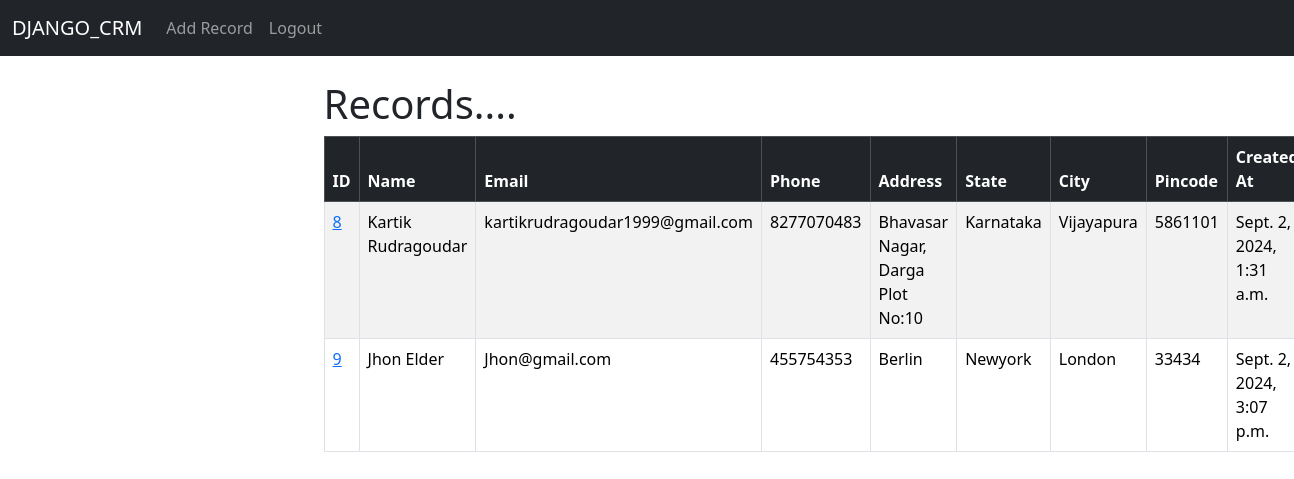
The app's page / (signed in) with its own data.
### website/models.py (models this page shows, shortened)
class Record(models.Model):
    created_at = models.DateTimeField(auto_now_add=True)
    first_name = models.CharField(max_length=50)
    last_name = models.CharField(max_length=50)
    address = models.CharField(max_length=100)
    state = models.CharField(max_length=50)
    city = models.CharField(max_length=50)
    pincode = models.CharField(max_length=20)
    email_address = models.CharField(max_length=50)
    phone_no = models.CharField(max_length=10)

### website/views.py (the view)
# urls.py: 2. Add a URL to urlpatterns:  path('', views.home, name='home')
def home(request):
    records = Record.objects.all()
    if request.method == 'POST':
        user_name = request.POST['username']
        password = request.POST['password']
        user = authenticate(request, username=user_name, password=password)
        if user is not None:
            login(request, user)
            messages.success(request,"You Have Successfully Logged In!")
            return redirect('home')
        else:
            messages.success(request, "There was An Error Logging In......., Please Try Again........")
            return redirect('home')
    else:
        return render(request,'website/home.html',{'records':records})

### website/templates/website/home.html (shortened to what this page needs)
{% extends "layout.html" %}
{% block content %}
    <div class="col-md-6 offset-md-3">
        {% if user.is_authenticated %}
           <h1>Records....</h1>
           <table class="table table-striped table-hover table-bordered">
            <thead class="table-dark">
              <tr>
                <th scope="col">ID</th>
                <th scope="col">Name</th>
                <th scope="col">Email</th>
                <th scope="col">Phone</th>
                <th scope="col">Address</th>
                <th scope="col">State</th>
                <th scope="col">City</th>
                <th scope="col">Pincode</th>
                <th scope="col">Created At</th>
              </tr>
            </thead>
            <tbody>
              {% if records %}
              {% for record in records %}
              <tr>
                    <td><a href="{% url 'record' record.id %}">{{record.id}}</a></td>
                    <td>
                      {{record.first_name}}
                      {{record.last_name}}
                    </td>
                    <td>{{record.email_address}}</td>
                    <td>{{record.phone_no}}</td>
                    <td>{{record.address}}</td>
                    <td>{{record.state}}</td>
                    <td>{{record.city}}</td>
                    <td>{{record.pincode}}</td>
                    <td>{{record.created_at}}</td>
              </tr>
              {% endfor %}
             {% endif %}
            </tbody>
            </table>
    {% endif %}
{% endblock %}

### website/templates/layout.html (shortened to what this page needs)
<!doctype html>
<html lang="en">
  <head>
    <link href="https://cdn.jsdelivr.net/npm/bootstrap@5.3.3/dist/css/bootstrap.min.css" rel="stylesheet">
  </head>
  <body>
    {% include "website/navbar.html" %}
    <div>
        <br>
        {% block content %}
        {% endblock %}
    </div>
  </body>
</html>

### website/templates/website/navbar.html (shortened to what this page needs)
<nav class="navbar navbar-expand-lg navbar-dark bg-dark">
    <div class="container-fluid">
      <a class="navbar-brand" href="{% url 'home' %}">DJANGO_CRM</a>
      <div class="collapse navbar-collapse" id="navbarSupportedContent">
        <ul class="navbar-nav me-auto mb-2 mb-lg-0">
          {% if user.is_authenticated %}
          <li class="nav-item">
            <a class="nav-link" href="{% url 'add_record' %}">Add Record</a>
          </li>
          <li class="nav-item">
            <a class="nav-link" href="{% url 'logout' %}">Logout</a>
          </li>
          {% endif %}
        </ul>
      </div>
    </div>
  </nav>

### records on screen
Record: id "8", first_name "Kartik", last_name "Rudragoudar", email_address "kartikrudragoudar1999@gmail.com", phone_no "8277070483", address "Bhavasar Nagar, Darga Plot No:10", state "Karnataka", city "Vijayapura", pincode "5861101", created_at "Sept. 2, 2024, 1:31 a.m."
Record: id "9", first_name "Jhon", last_name "Elder", email_address "Jhon@gmail.com", phone_no "455754353", address "Berlin", state "Newyork", city "London", pincode "33434", created_at "Sept. 2, 2024, 3:07 p.m."
